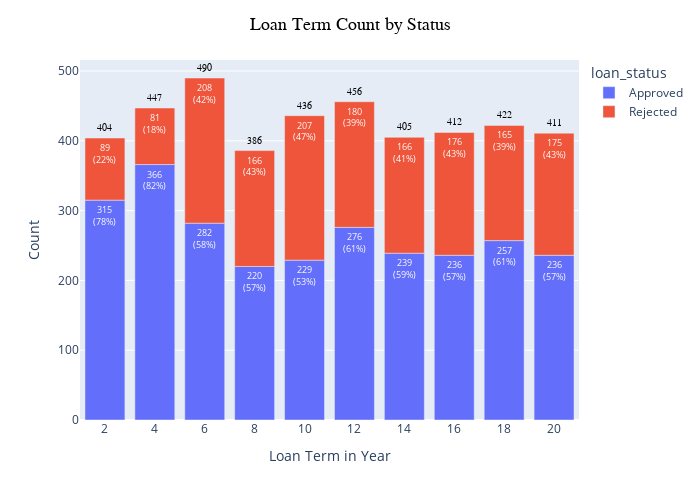

The notebook cell this image was saved under:
### Code cell
# Create a bar chart
fig = px.bar(count_term_status, x='loan_term', y='count', color='loan_status', text='count_percentage', width=700, height=500)

# Update x labels
fig.update_xaxes(tickangle=0, tickmode='array', tickvals=count_term_status['loan_term'], ticktext=count_term_status['loan_term'])

# Update layout for better visual appearance
fig.update_layout(xaxis_title='Loan Term in Year', 
                  yaxis_title='Count', 
                  title={"text": "Loan Term Count by Status", 
                         "font": {'size': 18, 'color': 'black', 'family': 'Arial, Bold'},  # Specify family for bold
                         "x": 0.5, 
                         "xanchor": "center"})

# Update traces to show text labels inside the bars
fig.update_traces(texttemplate='%{text}', 
                  textposition='inside', 
                  textfont=dict(size=9, color="white"))  # Removed 'weight' property

# Add total count labels as an additional trace
for _, row in total_counts.iterrows():
    fig.add_annotation(
        x=row['loan_term'],
        y=row['total_count'],
        text=f"{row['total_count']}",
        showarrow=False,
        yshift=10,
        font=dict(size=10, color="black", family='Arial, Bold'),  # Use family for bold
        align="center")

# Show the figure
fig.show()

### Figure 1 — Plotly figure (JSON) as saved in the notebook; plotly's stock layout.template omitted (floating-point values rounded to 4 significant figures)
{"data": [{"alignmentgroup": "True", "hovertemplate": "loan_status=Approved<br>loan_term=%{x}<br>count=%{y}<br>count_percentage=%{text}<extra></extra>", "legendgroup": "Approved", "marker": {"color": "#636efa", "pattern": {"shape": ""}}, "name": "Approved", "offsetgroup": "Approved", "orientation": "v", "showlegend": true, "text": ["315<br>(78%)", "366<br>(82%)", "282<br>(58%)", "220<br>(57%)", "229<br>(53%)", "276<br>(61%)", "239<br>(59%)", "236<br>(57%)", "257<br>(61%)", "236<br>(57%)"], "textfont": {"color": "white", "size": 9}, "textposition": "inside", "texttemplate": "%{text}", "type": "bar", "x": [2, 4, 6, 8, 10, 12, 14, 16, 18, 20], "xaxis": "x", "y": [315, 366, 282, 220, 229, 276, 239, 236, 257, 236], "yaxis": "y"}, {"alignmentgroup": "True", "hovertemplate": "loan_status=Rejected<br>loan_term=%{x}<br>count=%{y}<br>count_percentage=%{text}<extra></extra>", "legendgroup": "Rejected", "marker": {"color": "#EF553B", "pattern": {"shape": ""}}, "name": "Rejected", "offsetgroup": "Rejected", "orientation": "v", "showlegend": true, "text": ["89<br>(22%)", "81<br>(18%)", "208<br>(42%)", "166<br>(43%)", "207<br>(47%)", "180<br>(39%)", "166<br>(41%)", "176<br>(43%)", "165<br>(39%)", "175<br>(43%)"], "textfont": {"color": "white", "size": 9}, "textposition": "inside", "texttemplate": "%{text}", "type": "bar", "x": [2, 4, 6, 8, 10, 12, 14, 16, 18, 20], "xaxis": "x", "y": [89, 81, 208, 166, 207, 180, 166, 176, 165, 175], "yaxis": "y"}], "layout": {"annotations": [{"align": "center", "font": {"color": "black", "family": "Arial, Bold", "size": 10}, "showarrow": false, "text": "404", "x": 2, "y": 404, "yshift": 10}, {"align": "center", "font": {"color": "black", "family": "Arial, Bold", "size": 10}, "showarrow": false, "text": "447", "x": 4, "y": 447, "yshift": 10}, {"align": "center", "font": {"color": "black", "family": "Arial, Bold", "size": 10}, "showarrow": false, "text": "490", "x": 6, "y": 490, "yshift": 10}, {"align": "center", "font": {"color": "black", "family": "Arial, Bold", "size": 10}, "showarrow": false, "text": "386", "x": 8, "y": 386, "yshift": 10}, {"align": "center", "font": {"color": "black", "family": "Arial, Bold", "size": 10}, "showarrow": false, "text": "436", "x": 10, "y": 436, "yshift": 10}, {"align": "center", "font": {"color": "black", "family": "Arial, Bold", "size": 10}, "showarrow": false, "text": "456", "x": 12, "y": 456, "yshift": 10}, {"align": "center", "font": {"color": "black", "family": "Arial, Bold", "size": 10}, "showarrow": false, "text": "405", "x": 14, "y": 405, "yshift": 10}, {"align": "center", "font": {"color": "black", "family": "Arial, Bold", "size": 10}, "showarrow": false, "text": "412", "x": 16, "y": 412, "yshift": 10}, {"align": "center", "font": {"color": "black", "family": "Arial, Bold", "size": 10}, "showarrow": false, "text": "422", "x": 18, "y": 422, "yshift": 10}, {"align": "center", "font": {"color": "black", "family": "Arial, Bold", "size": 10}, "showarrow": false, "text": "411", "x": 20, "y": 411, "yshift": 10}], "barmode": "relative", "height": 500, "legend": {"title": {"text": "loan_status"}, "tracegroupgap": 0}, "margin": {"t": 60}, "title": {"font": {"color": "black", "family": "Arial, Bold", "size": 18}, "text": "Loan Term Count by Status", "x": 0.5, "xanchor": "center"}, "width": 700, "xaxis": {"anchor": "y", "domain": [0, 1], "tickangle": 0, "tickmode": "array", "ticktext": [2, 2, 4, 4, 6, 6, 8, 8, 10, 10, 12, 12, 14, 14, 16, 16, 18, 18, 20, 20], "tickvals": [2, 2, 4, 4, 6, 6, 8, 8, 10, 10, 12, 12, 14, 14, 16, 16, 18, 18, 20, 20], "title": {"text": "Loan Term in Year"}}, "yaxis": {"anchor": "x", "domain": [0, 1], "title": {"text": "Count"}}}}
